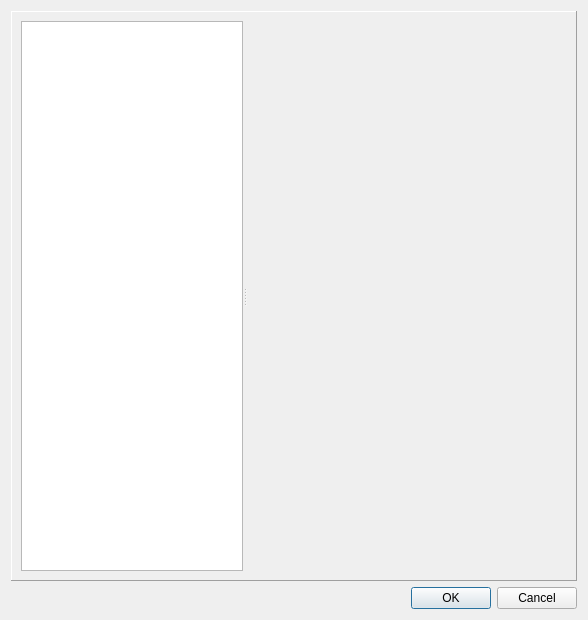
<?xml version="1.0" encoding="UTF-8"?>
<ui version="4.0">
 <class>SettingsWidget</class>
 <widget class="QDialog" name="SettingsWidget">
  <property name="geometry">
   <rect>
    <x>0</x>
    <y>0</y>
    <width>588</width>
    <height>620</height>
   </rect>
  </property>
  <property name="windowTitle">
   <string>Dialog</string>
  </property>
  <layout class="QVBoxLayout" name="verticalLayout">
   <item>
    <widget class="QFrame" name="frame">
     <property name="frameShape">
      <enum>QFrame::Panel</enum>
     </property>
     <property name="frameShadow">
      <enum>QFrame::Raised</enum>
     </property>
     <layout class="QVBoxLayout" name="verticalLayout_2">
      <item>
       <widget class="QSplitter" name="splitter">
        <property name="orientation">
         <enum>Qt::Horizontal</enum>
        </property>
        <widget class="QListView" name="settingsTitleView">
         <property name="editTriggers">
          <set>QAbstractItemView::NoEditTriggers</set>
         </property>
         <property name="alternatingRowColors">
          <bool>true</bool>
         </property>
        </widget>
        <widget class="QStackedWidget" name="settingsWidgets">
         <property name="sizePolicy">
          <sizepolicy hsizetype="Expanding" vsizetype="Expanding">
           <horstretch>0</horstretch>
           <verstretch>0</verstretch>
          </sizepolicy>
         </property>
         <widget class="QWidget" name="defaultPage">
          <property name="minimumSize">
           <size>
            <width>320</width>
            <height>0</height>
           </size>
          </property>
         </widget>
        </widget>
       </widget>
      </item>
     </layout>
    </widget>
   </item>
   <item>
    <widget class="QDialogButtonBox" name="buttonBox">
     <property name="orientation">
      <enum>Qt::Horizontal</enum>
     </property>
     <property name="standardButtons">
      <set>QDialogButtonBox::Cancel|QDialogButtonBox::Ok</set>
     </property>
     <property name="centerButtons">
      <bool>false</bool>
     </property>
    </widget>
   </item>
  </layout>
 </widget>
 <resources/>
 <connections/>
</ui>
